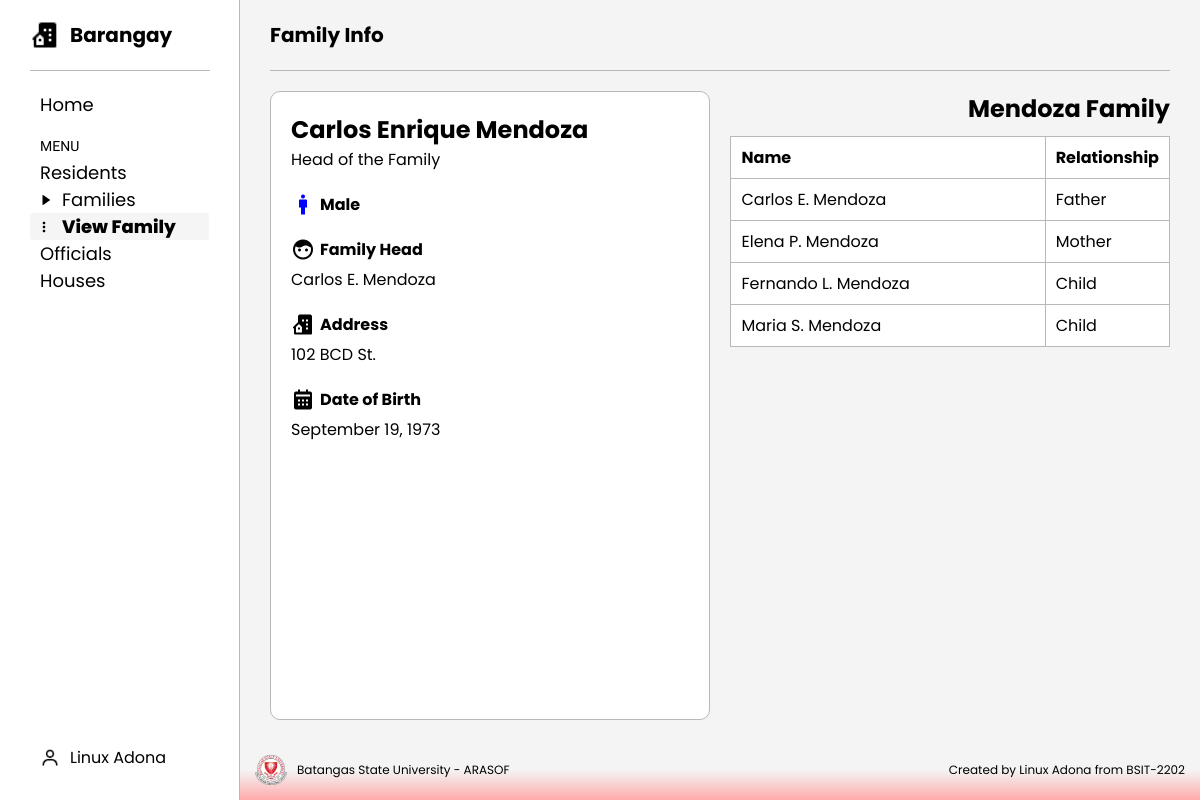
Screenshot of /families-page/view_family.php?id=29 with the database file from the repository.
### tables this page shows
CREATE TABLE `resident` (
  `resident_id` int(11) NOT NULL,
  `first_name` varchar(50) DEFAULT NULL,
  `middle_name` varchar(50) DEFAULT NULL,
  `last_name` varchar(50) DEFAULT NULL,
  `gender` enum('Male','Female') DEFAULT NULL,
  `date_of_birth` date DEFAULT NULL,
  `address_id` int(11) DEFAULT NULL,
  `family_head` tinyint(1) DEFAULT NULL,
  `family_id` int(11) DEFAULT NULL
);

CREATE TABLE `address` (
  `address_id` int(11) NOT NULL,
  `house_number` varchar(20) DEFAULT NULL,
  `street` varchar(100) DEFAULT NULL,
  `barangay_id` int(11) DEFAULT NULL
);

CREATE TABLE `family` (
  `family_id` int(11) NOT NULL,
  `family_name` varchar(100) DEFAULT NULL,
  `address_id` int(11) DEFAULT NULL,
  `family_head_id` int(11) DEFAULT NULL
);

### families-page/view_family.php (the view, shortened to what this page needs)
<?php include "../brgy_management/db.php"; ?>
<?php include "../brgy_management/tables/families_info/details.php"; ?>
<?php include "../brgy_management/tables/families_info/family.php"; ?>
<!DOCTYPE html>
<html lang="en">
<head>
    <link rel="stylesheet" href="../styles/families/info.css">
    <link rel="stylesheet" href="../styles/style.css">
    <link href='https://unpkg.com/boxicons@2.1.4/css/boxicons.min.css' rel='stylesheet'>
</head>
<body>
    <?php
    $family_id = isset($_GET['id']) ? $_GET['id'] : 0;
    $family = getFamilyDetails($conn, $family_id);
    ?>
    <div class="sidebar">
        <div class="brgy-logo">
            <img />
            <h2>Barangay</h2>
        </div>
        <div class="nav">
            <ul>
                <li><a href="../index.php">Home</a></li>
            </ul>
            <ul>
                <div class="seperator">MENU</div>
                <div class="menu">
                    <li>
                        <a href="../residents-page/residents.php">Residents</a>
                    </li>
                    <li>
                        <img />
                        <a href="../families-page/families.php">Families</a>
                    </li>
                    <li class="active">
                        <i class='bx bx-dots-vertical-rounded'></i>
                        <?php
                        $family_id = isset($_GET["id"]) ? $_GET["id"] : 0;
                        echo "<a href='view_family.php?id=" . $family_id . "'>View Family</a>";
                        ?>
                    </li>
                    <li>
                        <a href="../officials-page/officials.php">Officials</a>
                    </li>
                    <li>
                        <a href="../houses-page/houses.php">Houses</a>
                    </li>
                </div>
            </ul>
        </div>
        <div class="session">
            <div class="user">
                <a href="https://www.facebook.com/Linux.Sale.Adona">
                    <img />
                    <p>Linux Adona</p>
                </a>
            </div>
        </div>
    </div>
    <div class="main">
        <header>
            <h2>Family Info</h2>
        </header>
        <div class="content">
            <div class="left-bx">
                <div class="resident-bx">
                    <h2>
                        <?php echo $family ? $family['first_name'] . " " . $family['middle_name'] . " " . $family['last_name'] : "Resident not found."; ?>
                    </h2>
                    <p>Head of the Family</p>
                </div>
                <div class="resident-info-bx">
                    <div class="info-bx">
                        <?php echo getGender($conn, $family_id ?? 0); ?>
                        <h4><?php echo $family['gender'] ?? "N/A"; ?></h4>
                    </div>
                    <div class="info-bx">
                        <i class='bx bxs-face'></i>
                        <h4>Family Head</h4>
                    </div>
                    <p><?php echo getFamilyHead($conn, $family['family_id'] ?? 0) ?></p>
                    <div class="info-bx">
                        <i class='bx bxs-building-house'></i>
                        <h4>Address</h4>
                    </div>
                    <p><?php echo isset($family) ? $family['house_number'] . " " . $family['street'] : 'N/A'; ?></p>
                    <div class="info-bx">
                        <i class='bx bxs-calendar'></i>
                        <h4>Date of Birth</h4>
                    </div>
                    <p><?php echo isset($family['date_of_birth']) ? date("F j, Y", strtotime($family['date_of_birth'])) : 'N/A'; ?></p>
                </div>
            </div>
            <div class="right-bx">
                <h2><?php echo getFamilyName($conn, $family['family_id'] ?? 0); ?> Family</h2>
                <table>
                    <thead>
                        <tr>
                            <th>Name</th>
                            <th>Relationship</th>
                        </tr>
                    </thead>
                    <tbody>
                        <?php echo loadFamilyMembers($conn, $family_id ?? 0); ?>
                    </tbody>
                </table>
            </div>
        </div>
        <footer>
            <div class="bsu-logo">
                <img src="../imgs/Batangas_State_Logo.png">
                <p>Batangas State University - ARASOF</p>
            </div>
            <p>Created by Linux Adona from BSIT-2202</p>
        </footer>
    </div>
</body>
</html>

### brgy_management/tables/families_info/family.php
<?php
function loadFamilyMembers($conn, $family_id)
{
    $sql = "SELECT r.first_name, r.middle_name, r.last_name, r.resident_id,
                   CASE
                       WHEN rel.father_id = r.resident_id THEN 'Father'
                       WHEN rel.mother_id = r.resident_id THEN 'Mother'
                       WHEN rel.child_id = r.resident_id THEN 'Child'
                       ELSE 'Sibling'
                   END AS relationship
            FROM resident r
            JOIN relationships rel ON r.family_id = rel.family_id
            WHERE r.family_id = ? AND (rel.father_id = r.resident_id OR rel.mother_id = r.resident_id OR rel.child_id = r.resident_id)";
    $stmt = $conn->prepare($sql);
    $stmt->bind_param("i", $family_id);
    $stmt->execute();
    $result = $stmt->get_result();
    $output = "";
    if ($result->num_rows > 0) {
        while ($row = $result->fetch_assoc()) {
            $output .= "<tr>
                        <td><a href='../residents-page/view_resident.php?id=" . $row['resident_id'] . "'>" . $row['first_name'] . " " . substr($row['middle_name'], 0, 1) . ". " . $row['last_name'] . "</a></td>
                        <td>" . $row['relationship'] . "</td>
                    </tr>";
        }
    } else {
        $output .= "<tr><td colspan='2'>No Family Members found.</td></tr>";
    }
    return $output;
}

### styles/families/info.css (style rules this page uses)
.content { margin: 20px 30px; display: flex; gap: 20px; justify-content: space-between; }
.left-bx { justify-content: center; align-items: center; background-color: #fff; padding: 20px; border: 1px solid #b8b8b8; border-radius: 10px; width: 50%; }
.right-bx { display: flex; flex-direction: column; gap: 10px; text-align: right; width: 50%; height: calc(100vh - 171px); }
.info-bx { margin: 20px 0 5px 0; display: flex; align-items: center; gap: 5px; }
.info-bx i { font-size: 24px; }
table { width: 100%; border-collapse: collapse; border: 1px solid #b8b8b8; }
table, th, td { border: 1px solid #ddd; }
th, td { padding: 8px 10px; text-align: left; background-color: #fff; border: 1px solid #b8b8b8; }
td { white-space: nowrap; }
td a { text-decoration: none; color: inherit; transition: all 0.3 ease; }
th:nth-child(1), td:nth-child(1) { width: auto; }
th:nth-child(2), td:nth-child(2) { width: 1%; }

### styles/style.css (style rules this page uses)
* { margin: 0; padding: 0; box-sizing: border-box; font-family: 'Poppins', sans-serif; }
body { height: 100vh; background: #f4f4f4; overflow: auto; }
.sidebar { position: fixed; display: flex; flex-direction: column; align-items: flex-start; width: 240px; height: 100vh; border-right: 1px solid #b8b8b8; background-color: #fff; z-index: 1000; }
.brgy-logo { display: flex; padding: 20px 0; align-items: center; margin: 0 30px; gap: 10px; width: 180px; border-bottom: 1px solid #b8b8b8; }
.brgy-logo img { height: 30px; }
.brgy-logo h2 { font-size: 20px; }
.nav { width: 100%; padding: 20px 30px; }
.nav ul li { display: flex; list-style: none; align-items: center; border-radius: 3px; }
.nav ul li img { height: 12px; padding-left: 10px; }
.nav ul li a { width: 100%; }
.nav a { display: flex; flex-direction: column; text-decoration: none; font-size: 18px; color: inherit; gap: 10px; padding: 0 10px; border-radius: 3px; }
.nav .seperator { font-size: 14px; font-family: 'Lexend Giga', sans-serif; margin-top: 20px; margin-bottom: 5px; }
.active { font-weight: 800; background-color: #f5f5f5; }
.active i { margin-left: 6px; }
.seperator { padding-left: 10px; }
.menu li { list-style: none; display: flex; align-items: center; border-radius: 3px; }
.menu li a { width: 100%; }
.menu img { height: 12px; padding-left: 10px; }
.session { display: flex; justify-content: space-between; align-items: center; width: 100%; margin-top: auto; padding: 20px 30px; gap: 10px; }
.user { display: flex; align-items: center; padding: 10px; gap: 10px; border-radius: 4px; cursor: pointer; }
.user a { text-decoration: none; display: flex; color: inherit; gap: 10px; align-items: center; }
.session .user p { font-size: 16px; }
.user img { height: 20px; }
.main { margin-left: 240px; display: flex; flex-direction: column; min-height: 100vh; }
header { display: flex; position: static; padding: 20px 0; margin: 0 30px; justify-content: space-between; border-bottom: 1px solid #b8b8b8; }
header h2 { font-size: 20px; }
footer { margin-top: auto; padding: 15px; font-size: 12px; display: flex; justify-content: space-between; background: linear-gradient(to top, #ffaaaa, #f4f4f4, #f4f4f4); align-items: center; }
.bsu-logo { display: flex; align-items: center; gap: 10px; }
.bsu-logo img { height: 30px; }

### rows the page displays
resident: first_name "Carlos", middle_name "Enrique", last_name "Mendoza", gender "Male", getFamilyHead($conn, $family['family_id'] ?? 0) "Carlos E. Mendoza", address.house_number "102", address.street "BCD St.", date_of_birth "September 19, 1973", family.family_name "Mendoza", middle_name "E", relationship "Father"
resident: first_name "Elena", middle_name "P", last_name "Mendoza", relationship "Mother"
resident: first_name "Fernando", middle_name "L", last_name "Mendoza", relationship "Child"
resident: first_name "Maria", middle_name "S", last_name "Mendoza", relationship "Child"
